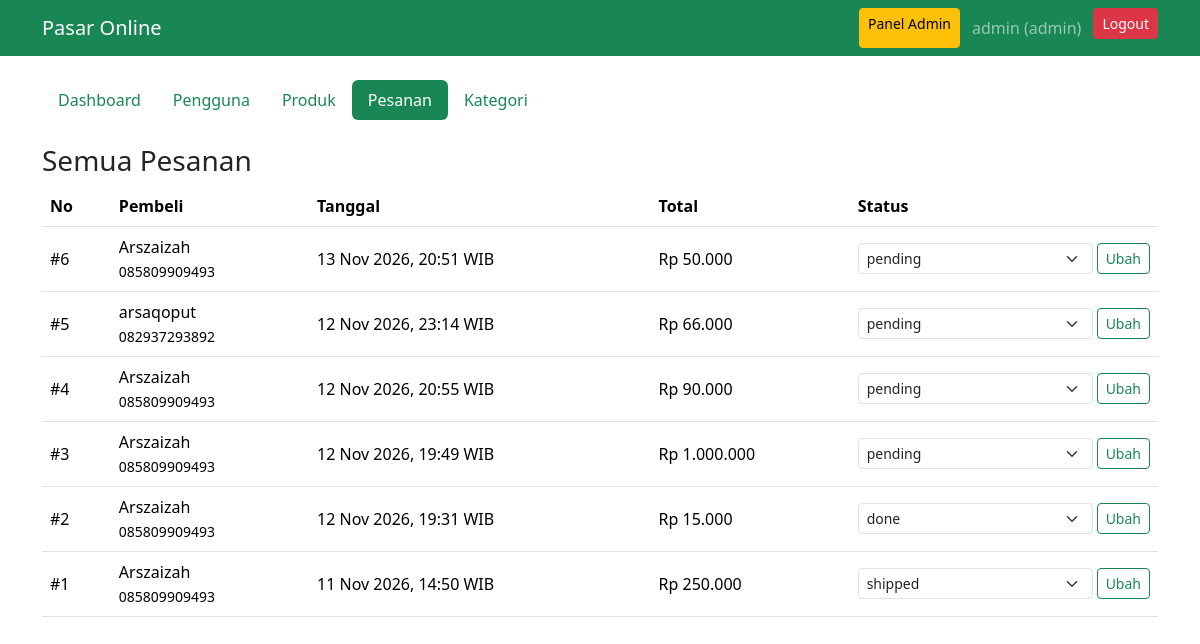
The page /panel/orders.php (signed in) on the database its author committed.
### tables this page shows
CREATE TABLE `orders` (
  `id` int(11) NOT NULL,
  `buyer_id` int(11) DEFAULT NULL,
  `customer_name` varchar(100) NOT NULL,
  `phone` varchar(20) NOT NULL,
  `address` text NOT NULL,
  `total` decimal(12,2) NOT NULL,
  `status` enum('pending','paid','shipped','done') DEFAULT 'pending',
  `created_at` timestamp NULL DEFAULT current_timestamp()
);

### panel/orders.php (the view, shortened to what this page needs)
<?php require __DIR__.'/../common.php'; require __DIR__.'/_nav.php'; require_role('admin');
panel_start('Semua Pesanan'); echo '<h3>Semua Pesanan</h3><div class="table-responsive"><table class="table align-middle"><tr><th>No</th><th>Pembeli</th><th>Tanggal</th><th>Total</th><th>Status</th></tr>';
foreach($db->query("SELECT * FROM orders ORDER BY id DESC") as $o){
 echo '<tr><td>#'.$o['id'].'</td><td>'.e($o['customer_name']).'<br><small>'.e($o['phone']).'</small></td><td>'.tgl($o['created_at']).'</td><td>'.rp($o['total']).'</td><td>
 <form method="post" class="d-flex gap-1">'.csrf_field().'<input type="hidden" name="id" value="'.$o['id'].'"><select name="status" class="form-select form-select-sm">';
 foreach(['pending','paid','shipped','done'] as $s) echo '<option'.($o['status']===$s?' selected':'').'>'.$s.'</option>';
 echo '</select><button class="btn btn-sm btn-outline-success">Ubah</button></form></td></tr>';
}
echo '</table></div>'; footer_html();

### rows shown on the page
orders: id "6", customer_name "Arszaizah", phone "085809909493", created_at "13 Nov 2026, 20:51 WIB", total "Rp 50.000", status "pending"
orders: id "5", customer_name "arsaqoput", phone "082937293892", created_at "12 Nov 2026, 23:14 WIB", total "Rp 66.000", status "pending"
orders: id "4", customer_name "Arszaizah", phone "085809909493", created_at "12 Nov 2026, 20:55 WIB", total "Rp 90.000", status "pending"
orders: id "3", customer_name "Arszaizah", phone "085809909493", created_at "12 Nov 2026, 19:49 WIB", total "Rp 1.000.000", status "pending"
orders: id "2", customer_name "Arszaizah", phone "085809909493", created_at "12 Nov 2026, 19:31 WIB", total "Rp 15.000", status "done"
orders: id "1", customer_name "Arszaizah", phone "085809909493", created_at "11 Nov 2026, 14:50 WIB", total "Rp 250.000", status "shipped"

### other values the page prints
$u['name'] "admin"
$u['role'] "admin"
$l "Dashboard"
$l "Pengguna"
$l "Produk"
$l "Pesanan"
$l "Kategori"
